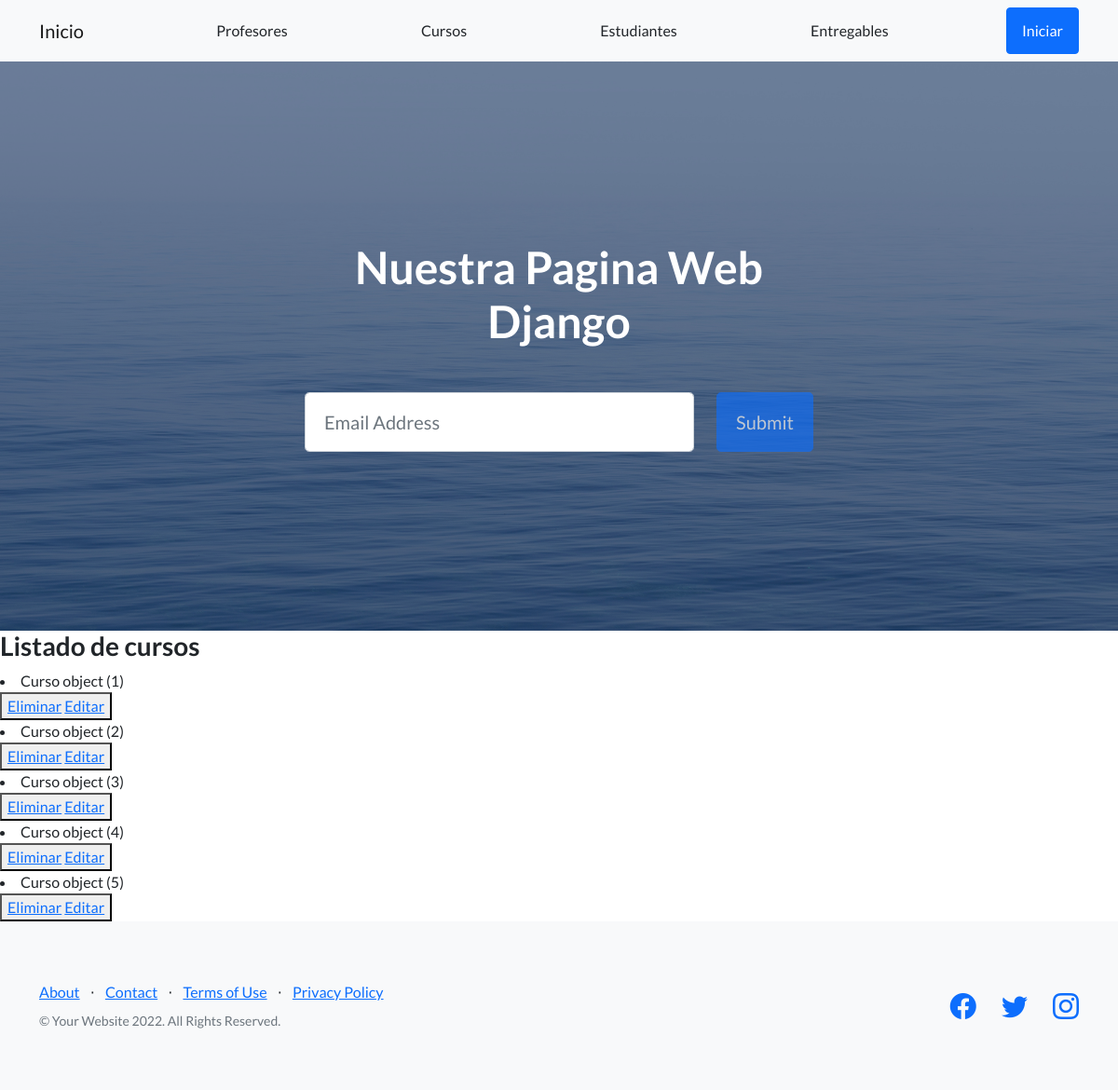
Page /AppCoder/Cursos/ on the committed database.
### AppCoder/models.py (models this page shows)
class Curso(models.Model):
    nombre= models.CharField(max_length=40)
    camada= models.IntegerField()

### AppCoder/views.py (the view)
# urls.py: path('Cursos/', leerCurso, name= 'Cursos'),
def leerCurso(request):
     cursos=Curso.objects.all()
     contexto= {'cursos' : cursos}
     return render (request, 'AppCoder/cursos.html', contexto)

### AppCoder/Templates/Appcoder/cursos.html
{% extends "AppCoder/padre.html" %}
{% load static %}
{% block contenidoQueCambia %}
<h3>Listado de cursos</h3>
{% for curso in cursos%}
<li>{{curso}}</li>
<button>
<a href="{% url 'eliminarCurso' camada %}">Eliminar</a>
<a href="{% url 'editarCurso' camada %}">Editar</a>
</button>
{%endfor%}
{% endblock %}

### rows in the picture
Curso: id "Curso object (1)"
Curso: id "Curso object (2)"
Curso: id "Curso object (3)"
Curso: id "Curso object (4)"
Curso: id "Curso object (5)"
